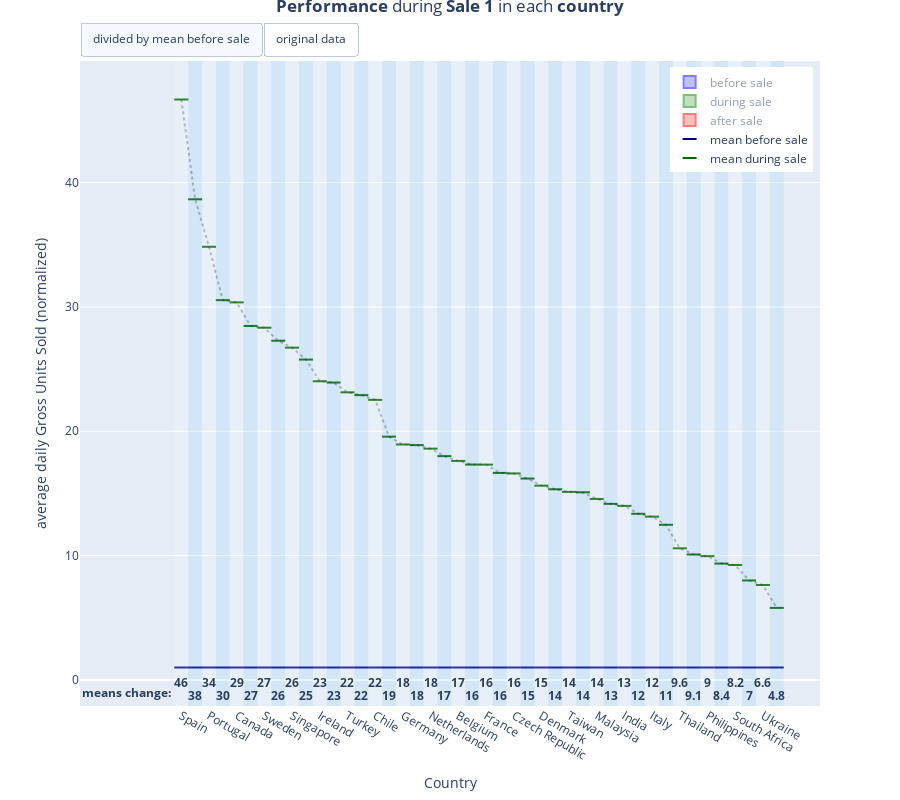

Here is the notebook cell this chart was saved with:
### Markdown cell above
I want to check how **Gross Units Sold** relative change varies between the countries. For this I create a slightly elaborate plot by doing the following steps:
1. Calculate mean daily **Gross Units Sold** within before-, during- and after-sale **periods**.
2. Divide each daily **Gross Units Sold** value by mean in before-sale **period** (rescaling/normalization).
3. Recalculate means for the during- and after-sale **periods** for the modified data.
4. Plot distributions of daily **Gross Units Sold** in each **period**, grouped by **country**, using box-plots.
5. Plot means in before- and during-sale **periods** for each **country**.
6. Create an analogous plot for non-normalized data in another tab.

Because of the amount of code required to these steps and format the plot, I enclose it within a function that is just loaded and executed:

### Code cell
from sales_analysis import GUS_rel_ch
display(HTML('<p style="text-align: right;"><a id="Figure-8">Figure 8</a>, '
             'compare with <a href="#Figure-16">Sale 2</a></p>'))
GUS_rel_ch(sales[1], dates_sale1)

### Figure 1 — Plotly figure (JSON) as saved in the notebook; plotly's stock layout.template omitted (floating-point values rounded to 4 significant figures; data arrays with more than 128 entries replaced by an {"elided": "..."} marker saying what was removed)
{"data": [{"alignmentgroup": "True", "hovertemplate": "Period=before sale<br>Country=%{x}<br>Gross Units Sold=%{y}<extra></extra>", "legendgroup": "before sale", "marker": {"color": "blue"}, "name": "before sale", "notched": false, "offsetgroup": "before sale", "orientation": "v", "showlegend": true, "type": "box", "visible": false, "x": {"elided": "924 str values"}, "x0": " ", "xaxis": "x", "y": {"elided": "924 int values"}, "y0": " ", "yaxis": "y"}, {"alignmentgroup": "True", "hovertemplate": "Period=during sale<br>Country=%{x}<br>Gross Units Sold=%{y}<extra></extra>", "legendgroup": "during sale", "marker": {"color": "green"}, "name": "during sale", "notched": false, "offsetgroup": "during sale", "orientation": "v", "showlegend": true, "type": "box", "visible": false, "x": {"elided": "528 str values"}, "x0": " ", "xaxis": "x", "y": {"elided": "528 int values"}, "y0": " ", "yaxis": "y"}, {"alignmentgroup": "True", "hovertemplate": "Period=after sale<br>Country=%{x}<br>Gross Units Sold=%{y}<extra></extra>", "legendgroup": "after sale", "marker": {"color": "red"}, "name": "after sale", "notched": false, "offsetgroup": "after sale", "orientation": "v", "showlegend": true, "type": "box", "visible": false, "x": {"elided": "1276 str values"}, "x0": " ", "xaxis": "x", "y": {"elided": "1276 int values"}, "y0": " ", "yaxis": "y"}, {"hovertemplate": "%{x}: %{y}", "marker": {"color": "blue", "line": {"color": "darkblue", "width": 2}, "size": 10, "symbol": "line-ew"}, "mode": "markers", "name": "mean before sale", "showlegend": true, "type": "scatter", "visible": false, "x": ["Spain", "Saudi Arabia", "Portugal", "Austria", "Canada", "United States", "Sweden", "New Zealand", "Singapore", "United Kingdom", "Ireland", "Finland", "Turkey", "Israel", "Chile", "Hungary", "Germany", "Australia", "Netherlands", "Iceland", "Belgium", "China", "France", "Norway", "Czech Republic", "Mexico", "Denmark", "Russian Federation", "Taiwan", "Poland", "Malaysia", "Brazil", "India", "Argentina", "Italy", "Japan", "Thailand", "Switzerland", "Philippines", "Korea Republic of", "South Africa", "Hong Kong", "Ukraine", "United Arab Emirates"], "y": [0.5238, 0.1905, 0.1905, 0.7143, 8.619, 92.9, 2.667, 1.143, 0.2857, 18.76, 1.143, 1.619, 0.8095, 0.3333, 0.2381, 0.1905, 7.095, 11.19, 2.048, 0.3333, 1.048, 3.857, 4.619, 3.429, 0.4762, 1.571, 2.571, 4.476, 0.619, 1, 0.381, 4.095, 0.5714, 0.4286, 1.19, 1.952, 0.5238, 2.333, 0.6667, 2.429, 0.9048, 1, 0.381, 1.381]}, {"hovertemplate": "%{x}: %{y}", "marker": {"color": "green", "line": {"color": "darkgreen", "width": 2}, "size": 10, "symbol": "line-ew"}, "mode": "markers", "name": "mean during sale", "showlegend": true, "type": "scatter", "visible": false, "x": ["Spain", "Saudi Arabia", "Portugal", "Austria", "Canada", "United States", "Sweden", "New Zealand", "Singapore", "United Kingdom", "Ireland", "Finland", "Turkey", "Israel", "Chile", "Hungary", "Germany", "Australia", "Netherlands", "Iceland", "Belgium", "China", "France", "Norway", "Czech Republic", "Mexico", "Denmark", "Russian Federation", "Taiwan", "Poland", "Malaysia", "Brazil", "India", "Argentina", "Italy", "Japan", "Thailand", "Switzerland", "Philippines", "Korea Republic of", "South Africa", "Hong Kong", "Ukraine", "United Arab Emirates"], "y": [24.45, 7.364, 6.636, 21.82, 261.7, 2645.0, 75.55, 31.18, 7.636, 483.5, 27.45, 38.73, 18.73, 7.636, 5.364, 3.727, 134.4, 211.4, 38.09, 6, 18.45, 66.82, 80, 57.09, 7.909, 25.45, 40.18, 68.64, 9.364, 15.09, 5.545, 58, 8, 5.727, 15.64, 24.36, 5.545, 23.55, 6.636, 22.73, 8.364, 8, 2.909, 8]}, {"alignmentgroup": "True", "hovertemplate": "Period=before sale<br>Country=%{x}<br>Gross Units Sold by mean=%{y}<extra></extra>", "legendgroup": "before sale", "marker": {"color": "blue"}, "name": "before sale", "notched": false, "offsetgroup": "before sale", "orientation": "v", "showlegend": true, "type": "box", "visible": "legendonly", "x": {"elided": "924 str values"}, "x0": " ", "xaxis": "x", "y": {"elided": "924 float values"}, "y0": " ", "yaxis": "y"}, {"alignmentgroup": "True", "hovertemplate": "Period=during sale<br>Country=%{x}<br>Gross Units Sold by mean=%{y}<extra></extra>", "legendgroup": "during sale", "marker": {"color": "green"}, "name": "during sale", "notched": false, "offsetgroup": "during sale", "orientation": "v", "showlegend": true, "type": "box", "visible": "legendonly", "x": {"elided": "528 str values"}, "x0": " ", "xaxis": "x", "y": {"elided": "528 float values"}, "y0": " ", "yaxis": "y"}, {"alignmentgroup": "True", "hovertemplate": "Period=after sale<br>Country=%{x}<br>Gross Units Sold by mean=%{y}<extra></extra>", "legendgroup": "after sale", "marker": {"color": "red"}, "name": "after sale", "notched": false, "offsetgroup": "after sale", "orientation": "v", "showlegend": true, "type": "box", "visible": "legendonly", "x": {"elided": "1276 str values"}, "x0": " ", "xaxis": "x", "y": {"elided": "1276 float values"}, "y0": " ", "yaxis": "y"}, {"hovertemplate": "%{x}: %{y}", "marker": {"color": "blue", "line": {"color": "darkblue", "width": 2}, "size": 10, "symbol": "line-ew"}, "mode": "markers", "name": "mean before sale", "showlegend": true, "type": "scatter", "visible": true, "x": ["Spain", "Saudi Arabia", "Portugal", "Austria", "Canada", "United States", "Sweden", "New Zealand", "Singapore", "United Kingdom", "Ireland", "Finland", "Turkey", "Israel", "Chile", "Hungary", "Germany", "Australia", "Netherlands", "Iceland", "Belgium", "China", "France", "Norway", "Czech Republic", "Mexico", "Denmark", "Russian Federation", "Taiwan", "Poland", "Malaysia", "Brazil", "India", "Argentina", "Italy", "Japan", "Thailand", "Switzerland", "Philippines", "Korea Republic of", "South Africa", "Hong Kong", "Ukraine", "United Arab Emirates"], "y": [1.0, 1, 1, 1.0, 1.0, 1, 1, 1, 1, 1, 1, 1, 1, 1, 1, 1, 1, 1, 1.0, 1, 1.0, 1.0, 1.0, 1, 1, 1.0, 1, 1.0, 1.0, 1, 1, 1.0, 1, 1.0, 1, 1, 1, 1.0, 1, 1, 1.0, 1, 1, 1.0]}, {"hovertemplate": "%{x}: %{y}", "marker": {"color": "green", "line": {"color": "darkgreen", "width": 2}, "size": 10, "symbol": "line-ew"}, "mode": "markers", "name": "mean during sale", "showlegend": true, "type": "scatter", "visible": true, "x": ["Spain", "Saudi Arabia", "Portugal", "Austria", "Canada", "United States", "Sweden", "New Zealand", "Singapore", "United Kingdom", "Ireland", "Finland", "Turkey", "Israel", "Chile", "Hungary", "Germany", "Australia", "Netherlands", "Iceland", "Belgium", "China", "France", "Norway", "Czech Republic", "Mexico", "Denmark", "Russian Federation", "Taiwan", "Poland", "Malaysia", "Brazil", "India", "Argentina", "Italy", "Japan", "Thailand", "Switzerland", "Philippines", "Korea Republic of", "South Africa", "Hong Kong", "Ukraine", "United Arab Emirates"], "y": [46.69, 38.66, 34.84, 30.55, 30.37, 28.47, 28.33, 27.28, 26.73, 25.77, 24.02, 23.92, 23.13, 22.91, 22.53, 19.57, 18.94, 18.89, 18.6, 18, 17.62, 17.32, 17.32, 16.65, 16.61, 16.2, 15.63, 15.33, 15.13, 15.09, 14.56, 14.16, 14, 13.36, 13.13, 12.48, 10.59, 10.09, 9.955, 9.358, 9.244, 8, 7.636, 5.793]}, {"hovertemplate": "", "line": {"color": "black", "dash": "dot"}, "mode": "lines", "name": "", "opacity": 0.3, "showlegend": false, "type": "scatter", "visible": true, "x": ["Spain", "Saudi Arabia", "Portugal", "Austria", "Canada", "United States", "Sweden", "New Zealand", "Singapore", "United Kingdom", "Ireland", "Finland", "Turkey", "Israel", "Chile", "Hungary", "Germany", "Australia", "Netherlands", "Iceland", "Belgium", "China", "France", "Norway", "Czech Republic", "Mexico", "Denmark", "Russian Federation", "Taiwan", "Poland", "Malaysia", "Brazil", "India", "Argentina", "Italy", "Japan", "Thailand", "Switzerland", "Philippines", "Korea Republic of", "South Africa", "Hong Kong", "Ukraine", "United Arab Emirates"], "y": [46.69, 38.66, 34.84, 30.55, 30.37, 28.47, 28.33, 27.28, 26.73, 25.77, 24.02, 23.92, 23.13, 22.91, 22.53, 19.57, 18.94, 18.89, 18.6, 18, 17.62, 17.32, 17.32, 16.65, 16.61, 16.2, 15.63, 15.33, 15.13, 15.09, 14.56, 14.16, 14, 13.36, 13.13, 12.48, 10.59, 10.09, 9.955, 9.358, 9.244, 8, 7.636, 5.793]}], "layout": {"annotations": [{"showarrow": false, "text": "<b>46</b>", "x": 0, "y": 0.02, "yref": "paper"}, {"showarrow": false, "text": "<b>38</b>", "x": 1, "y": 0, "yref": "paper"}, {"showarrow": false, "text": "<b>34</b>", "x": 2, "y": 0.02, "yref": "paper"}, {"showarrow": false, "text": "<b>30</b>", "x": 3, "y": 0, "yref": "paper"}, {"showarrow": false, "text": "<b>29</b>", "x": 4, "y": 0.02, "yref": "paper"}, {"showarrow": false, "text": "<b>27</b>", "x": 5, "y": 0, "yref": "paper"}, {"showarrow": false, "text": "<b>27</b>", "x": 6, "y": 0.02, "yref": "paper"}, {"showarrow": false, "text": "<b>26</b>", "x": 7, "y": 0, "yref": "paper"}, {"showarrow": false, "text": "<b>26</b>", "x": 8, "y": 0.02, "yref": "paper"}, {"showarrow": false, "text": "<b>25</b>", "x": 9, "y": 0, "yref": "paper"}, {"showarrow": false, "text": "<b>23</b>", "x": 10, "y": 0.02, "yref": "paper"}, {"showarrow": false, "text": "<b>23</b>", "x": 11, "y": 0, "yref": "paper"}, {"showarrow": false, "text": "<b>22</b>", "x": 12, "y": 0.02, "yref": "paper"}, {"showarrow": false, "text": "<b>22</b>", "x": 13, "y": 0, "yref": "paper"}, {"showarrow": false, "text": "<b>22</b>", "x": 14, "y": 0.02, "yref": "paper"}, {"showarrow": false, "text": "<b>19</b>", "x": 15, "y": 0, "yref": "paper"}, {"showarrow": false, "text": "<b>18</b>", "x": 16, "y": 0.02, "yref": "paper"}, {"showarrow": false, "text": "<b>18</b>", "x": 17, "y": 0, "yref": "paper"}, {"showarrow": false, "text": "<b>18</b>", "x": 18, "y": 0.02, "yref": "paper"}, {"showarrow": false, "text": "<b>17</b>", "x": 19, "y": 0, "yref": "paper"}, {"showarrow": false, "text": "<b>17</b>", "x": 20, "y": 0.02, "yref": "paper"}, {"showarrow": false, "text": "<b>16</b>", "x": 21, "y": 0, "yref": "paper"}, {"showarrow": false, "text": "<b>16</b>", "x": 22, "y": 0.02, "yref": "paper"}, {"showarrow": false, "text": "<b>16</b>", "x": 23, "y": 0, "yref": "paper"}, {"showarrow": false, "text": "<b>16</b>", "x": 24, "y": 0.02, "yref": "paper"}, {"showarrow": false, "text": "<b>15</b>", "x": 25, "y": 0, "yref": "paper"}, {"showarrow": false, "text": "<b>15</b>", "x": 26, "y": 0.02, "yref": "paper"}, {"showarrow": false, "text": "<b>14</b>", "x": 27, "y": 0, "yref": "paper"}, {"showarrow": false, "text": "<b>14</b>", "x": 28, "y": 0.02, "yref": "paper"}, {"showarrow": false, "text": "<b>14</b>", "x": 29, "y": 0, "yref": "paper"}, {"showarrow": false, "text": "<b>14</b>", "x": 30, "y": 0.02, "yref": "paper"}, {"showarrow": false, "text": "<b>13</b>", "x": 31, "y": 0, "yref": "paper"}, {"showarrow": false, "text": "<b>13</b>", "x": 32, "y": 0.02, "yref": "paper"}, {"showarrow": false, "text": "<b>12</b>", "x": 33, "y": 0, "yref": "paper"}, {"showarrow": false, "text": "<b>12</b>", "x": 34, "y": 0.02, "yref": "paper"}, {"showarrow": false, "text": "<b>11</b>", "x": 35, "y": 0, "yref": "paper"}, {"showarrow": false, "text": "<b>9.6</b>", "x": 36, "y": 0.02, "yref": "paper"}, {"showarrow": false, "text": "<b>9.1</b>", "x": 37, "y": 0, "yref": "paper"}, {"showarrow": false, "text": "<b>9</b>", "x": 38, "y": 0.02, "yref": "paper"}, {"showarrow": false, "text": "<b>8.4</b>", "x": 39, "y": 0, "yref": "paper"}, {"showarrow": false, "text": "<b>8.2</b>", "x": 40, "y": 0.02, "yref": "paper"}, {"showarrow": false, "text": "<b>7</b>", "x": 41, "y": 0, "yref": "paper"}, {"showarrow": false, "text": "<b>6.6</b>", "x": 42, "y": 0.02, "yref": "paper"}, {"showarrow": false, "text": "<b>4.8</b>", "x": 43, "y": 0, "yref": "paper"}, {"showarrow": false, "text": "<b>means change:</b>", "x": -0.6, "xanchor": "right", "y": 0.005, "yref": "paper"}], "boxmode": "group", "height": 800, "legend": {"title": {}, "tracegroupgap": 0, "x": 0.99, "xanchor": "right", "y": 0.99, "yanchor": "top"}, "margin": {"t": 60}, "shapes": [{"fillcolor": "azure", "line": {"width": 0}, "opacity": 0.2, "type": "rect", "x0": -0.5, "x1": 0.5, "xref": "x", "y0": 0, "y1": 1, "yref": "paper"}, {"fillcolor": "LightSkyBlue", "line": {"width": 0}, "opacity": 0.2, "type": "rect", "x0": 0.5, "x1": 1.5, "xref": "x", "y0": 0, "y1": 1, "yref": "paper"}, {"fillcolor": "azure", "line": {"width": 0}, "opacity": 0.2, "type": "rect", "x0": 1.5, "x1": 2.5, "xref": "x", "y0": 0, "y1": 1, "yref": "paper"}, {"fillcolor": "LightSkyBlue", "line": {"width": 0}, "opacity": 0.2, "type": "rect", "x0": 2.5, "x1": 3.5, "xref": "x", "y0": 0, "y1": 1, "yref": "paper"}, {"fillcolor": "azure", "line": {"width": 0}, "opacity": 0.2, "type": "rect", "x0": 3.5, "x1": 4.5, "xref": "x", "y0": 0, "y1": 1, "yref": "paper"}, {"fillcolor": "LightSkyBlue", "line": {"width": 0}, "opacity": 0.2, "type": "rect", "x0": 4.5, "x1": 5.5, "xref": "x", "y0": 0, "y1": 1, "yref": "paper"}, {"fillcolor": "azure", "line": {"width": 0}, "opacity": 0.2, "type": "rect", "x0": 5.5, "x1": 6.5, "xref": "x", "y0": 0, "y1": 1, "yref": "paper"}, {"fillcolor": "LightSkyBlue", "line": {"width": 0}, "opacity": 0.2, "type": "rect", "x0": 6.5, "x1": 7.5, "xref": "x", "y0": 0, "y1": 1, "yref": "paper"}, {"fillcolor": "azure", "line": {"width": 0}, "opacity": 0.2, "type": "rect", "x0": 7.5, "x1": 8.5, "xref": "x", "y0": 0, "y1": 1, "yref": "paper"}, {"fillcolor": "LightSkyBlue", "line": {"width": 0}, "opacity": 0.2, "type": "rect", "x0": 8.5, "x1": 9.5, "xref": "x", "y0": 0, "y1": 1, "yref": "paper"}, {"fillcolor": "azure", "line": {"width": 0}, "opacity": 0.2, "type": "rect", "x0": 9.5, "x1": 10.5, "xref": "x", "y0": 0, "y1": 1, "yref": "paper"}, {"fillcolor": "LightSkyBlue", "line": {"width": 0}, "opacity": 0.2, "type": "rect", "x0": 10.5, "x1": 11.5, "xref": "x", "y0": 0, "y1": 1, "yref": "paper"}, {"fillcolor": "azure", "line": {"width": 0}, "opacity": 0.2, "type": "rect", "x0": 11.5, "x1": 12.5, "xref": "x", "y0": 0, "y1": 1, "yref": "paper"}, {"fillcolor": "LightSkyBlue", "line": {"width": 0}, "opacity": 0.2, "type": "rect", "x0": 12.5, "x1": 13.5, "xref": "x", "y0": 0, "y1": 1, "yref": "paper"}, {"fillcolor": "azure", "line": {"width": 0}, "opacity": 0.2, "type": "rect", "x0": 13.5, "x1": 14.5, "xref": "x", "y0": 0, "y1": 1, "yref": "paper"}, {"fillcolor": "LightSkyBlue", "line": {"width": 0}, "opacity": 0.2, "type": "rect", "x0": 14.5, "x1": 15.5, "xref": "x", "y0": 0, "y1": 1, "yref": "paper"}, {"fillcolor": "azure", "line": {"width": 0}, "opacity": 0.2, "type": "rect", "x0": 15.5, "x1": 16.5, "xref": "x", "y0": 0, "y1": 1, "yref": "paper"}, {"fillcolor": "LightSkyBlue", "line": {"width": 0}, "opacity": 0.2, "type": "rect", "x0": 16.5, "x1": 17.5, "xref": "x", "y0": 0, "y1": 1, "yref": "paper"}, {"fillcolor": "azure", "line": {"width": 0}, "opacity": 0.2, "type": "rect", "x0": 17.5, "x1": 18.5, "xref": "x", "y0": 0, "y1": 1, "yref": "paper"}, {"fillcolor": "LightSkyBlue", "line": {"width": 0}, "opacity": 0.2, "type": "rect", "x0": 18.5, "x1": 19.5, "xref": "x", "y0": 0, "y1": 1, "yref": "paper"}, {"fillcolor": "azure", "line": {"width": 0}, "opacity": 0.2, "type": "rect", "x0": 19.5, "x1": 20.5, "xref": "x", "y0": 0, "y1": 1, "yref": "paper"}, {"fillcolor": "LightSkyBlue", "line": {"width": 0}, "opacity": 0.2, "type": "rect", "x0": 20.5, "x1": 21.5, "xref": "x", "y0": 0, "y1": 1, "yref": "paper"}, {"fillcolor": "azure", "line": {"width": 0}, "opacity": 0.2, "type": "rect", "x0": 21.5, "x1": 22.5, "xref": "x", "y0": 0, "y1": 1, "yref": "paper"}, {"fillcolor": "LightSkyBlue", "line": {"width": 0}, "opacity": 0.2, "type": "rect", "x0": 22.5, "x1": 23.5, "xref": "x", "y0": 0, "y1": 1, "yref": "paper"}, {"fillcolor": "azure", "line": {"width": 0}, "opacity": 0.2, "type": "rect", "x0": 23.5, "x1": 24.5, "xref": "x", "y0": 0, "y1": 1, "yref": "paper"}, {"fillcolor": "LightSkyBlue", "line": {"width": 0}, "opacity": 0.2, "type": "rect", "x0": 24.5, "x1": 25.5, "xref": "x", "y0": 0, "y1": 1, "yref": "paper"}, {"fillcolor": "azure", "line": {"width": 0}, "opacity": 0.2, "type": "rect", "x0": 25.5, "x1": 26.5, "xref": "x", "y0": 0, "y1": 1, "yref": "paper"}, {"fillcolor": "LightSkyBlue", "line": {"width": 0}, "opacity": 0.2, "type": "rect", "x0": 26.5, "x1": 27.5, "xref": "x", "y0": 0, "y1": 1, "yref": "paper"}, {"fillcolor": "azure", "line": {"width": 0}, "opacity": 0.2, "type": "rect", "x0": 27.5, "x1": 28.5, "xref": "x", "y0": 0, "y1": 1, "yref": "paper"}, {"fillcolor": "LightSkyBlue", "line": {"width": 0}, "opacity": 0.2, "type": "rect", "x0": 28.5, "x1": 29.5, "xref": "x", "y0": 0, "y1": 1, "yref": "paper"}, {"fillcolor": "azure", "line": {"width": 0}, "opacity": 0.2, "type": "rect", "x0": 29.5, "x1": 30.5, "xref": "x", "y0": 0, "y1": 1, "yref": "paper"}, {"fillcolor": "LightSkyBlue", "line": {"width": 0}, "opacity": 0.2, "type": "rect", "x0": 30.5, "x1": 31.5, "xref": "x", "y0": 0, "y1": 1, "yref": "paper"}, {"fillcolor": "azure", "line": {"width": 0}, "opacity": 0.2, "type": "rect", "x0": 31.5, "x1": 32.5, "xref": "x", "y0": 0, "y1": 1, "yref": "paper"}, {"fillcolor": "LightSkyBlue", "line": {"width": 0}, "opacity": 0.2, "type": "rect", "x0": 32.5, "x1": 33.5, "xref": "x", "y0": 0, "y1": 1, "yref": "paper"}, {"fillcolor": "azure", "line": {"width": 0}, "opacity": 0.2, "type": "rect", "x0": 33.5, "x1": 34.5, "xref": "x", "y0": 0, "y1": 1, "yref": "paper"}, {"fillcolor": "LightSkyBlue", "line": {"width": 0}, "opacity": 0.2, "type": "rect", "x0": 34.5, "x1": 35.5, "xref": "x", "y0": 0, "y1": 1, "yref": "paper"}, {"fillcolor": "azure", "line": {"width": 0}, "opacity": 0.2, "type": "rect", "x0": 35.5, "x1": 36.5, "xref": "x", "y0": 0, "y1": 1, "yref": "paper"}, {"fillcolor": "LightSkyBlue", "line": {"width": 0}, "opacity": 0.2, "type": "rect", "x0": 36.5, "x1": 37.5, "xref": "x", "y0": 0, "y1": 1, "yref": "paper"}, {"fillcolor": "azure", "line": {"width": 0}, "opacity": 0.2, "type": "rect", "x0": 37.5, "x1": 38.5, "xref": "x", "y0": 0, "y1": 1, "yref": "paper"}, {"fillcolor": "LightSkyBlue", "line": {"width": 0}, "opacity": 0.2, "type": "rect", "x0": 38.5, "x1": 39.5, "xref": "x", "y0": 0, "y1": 1, "yref": "paper"}, {"fillcolor": "azure", "line": {"width": 0}, "opacity": 0.2, "type": "rect", "x0": 39.5, "x1": 40.5, "xref": "x", "y0": 0, "y1": 1, "yref": "paper"}, {"fillcolor": "LightSkyBlue", "line": {"width": 0}, "opacity": 0.2, "type": "rect", "x0": 40.5, "x1": 41.5, "xref": "x", "y0": 0, "y1": 1, "yref": "paper"}, {"fillcolor": "azure", "line": {"width": 0}, "opacity": 0.2, "type": "rect", "x0": 41.5, "x1": 42.5, "xref": "x", "y0": 0, "y1": 1, "yref": "paper"}, {"fillcolor": "LightSkyBlue", "line": {"width": 0}, "opacity": 0.2, "type": "rect", "x0": 42.5, "x1": 43.5, "xref": "x", "y0": 0, "y1": 1, "yref": "paper"}], "title": {"text": "<b>Performance</b> during <b>Sale 1</b> in each <b>country</b>", "x": 0.5, "y": 1}, "updatemenus": [{"buttons": [{"args": [{"visible": [false, false, false, false, false, "legendonly", "legendonly", "legendonly", true, true, true]}, {"yaxis": {"title": {"text": "average daily Gross Units Sold (normalized)"}}}], "label": "divided by mean before sale", "method": "update"}, {"args": [{"visible": ["legendonly", "legendonly", "legendonly", true, true, false, false, false, false, false, false]}, {"yaxis": {"title": {"text": "average daily Gross Units Sold"}}}], "label": "original data", "method": "update"}], "direction": "left", "pad": {"r": 10, "t": 10}, "showactive": true, "type": "buttons", "x": 0, "xanchor": "left", "y": 1.01, "yanchor": "bottom"}], "xaxis": {"anchor": "y", "domain": [0, 1], "title": {"text": "Country"}}, "yaxis": {"anchor": "x", "domain": [0, 1], "title": {"text": "average daily Gross Units Sold (normalized)"}}}}
